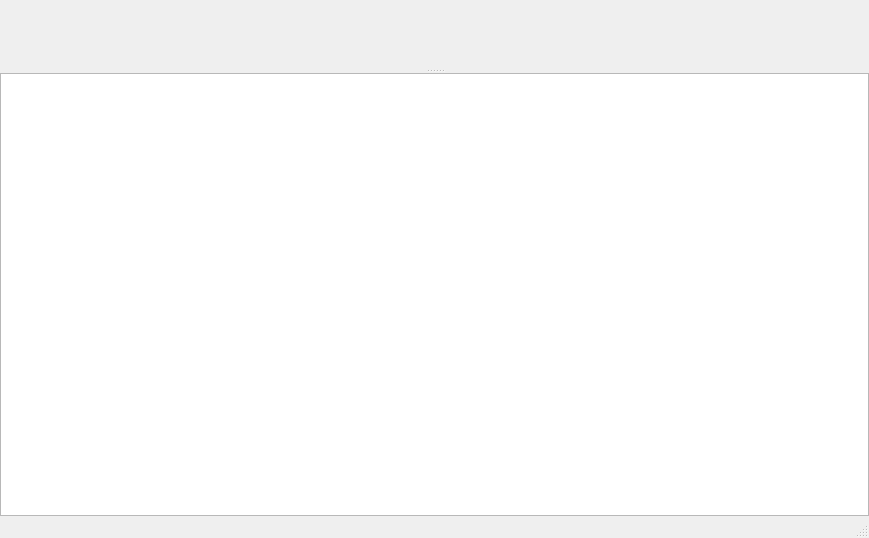
<?xml version="1.0" encoding="UTF-8"?>
<ui version="4.0">
 <class>EditWindow</class>
 <widget class="QMainWindow" name="EditWindow">
  <property name="geometry">
   <rect>
    <x>0</x>
    <y>0</y>
    <width>869</width>
    <height>538</height>
   </rect>
  </property>
  <property name="windowTitle">
   <string>MainWindow</string>
  </property>
  <widget class="QWidget" name="centralwidget">
   <layout class="QVBoxLayout" name="verticalLayout">
    <property name="spacing">
     <number>1</number>
    </property>
    <property name="leftMargin">
     <number>0</number>
    </property>
    <property name="topMargin">
     <number>0</number>
    </property>
    <property name="rightMargin">
     <number>0</number>
    </property>
    <property name="bottomMargin">
     <number>0</number>
    </property>
    <item>
     <widget class="QSplitter" name="splitter">
      <property name="orientation">
       <enum>Qt::Vertical</enum>
      </property>
      <widget class="QWidget" name="widget" native="true"/>
      <widget class="QTableWidget" name="tableWidget"/>
     </widget>
    </item>
   </layout>
  </widget>
  <widget class="QMenuBar" name="menubar">
   <property name="geometry">
    <rect>
     <x>0</x>
     <y>0</y>
     <width>869</width>
     <height>31</height>
    </rect>
   </property>
  </widget>
  <widget class="QStatusBar" name="statusbar"/>
 </widget>
 <resources/>
 <connections/>
</ui>
